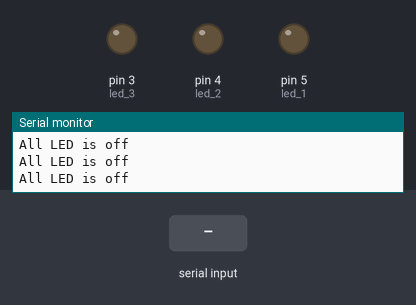
The sketch below on a simulated Arduino Uno, built with avr-gcc and run on an emulated ATmega328P. Parts: output pins drawn as LEDs (lit = HIGH), the last lines printed to the serial monitor. Inputs (shaded band) come from the test bench.

Above: at 1.2 s.
1.3 s: "1" received over Serial
At 2.4 s:
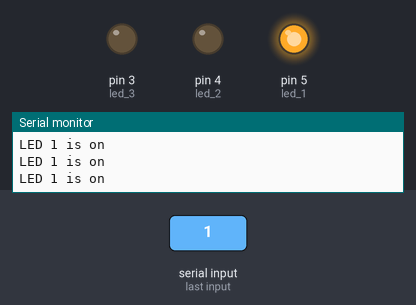
2.8 s: "2" received over Serial
At 3.4 s:
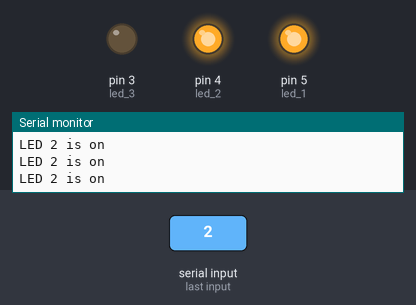
4.3 s: "3" received over Serial
At 5.7 s:
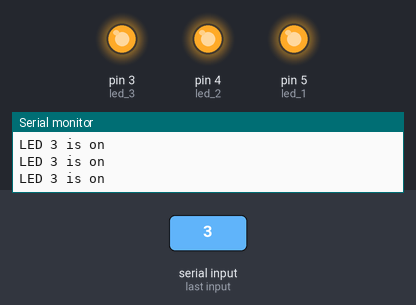
Timing chart, 0 to 7.3 s (numbered marks = the images above; inputs shaded):
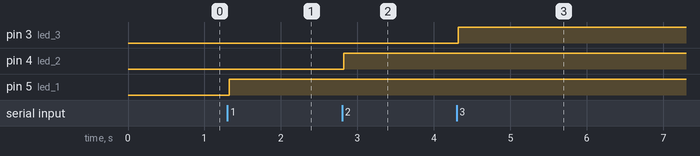

Measured:
- after the input at 1.3 s, pin 5 (led_1): LOW → HIGH at once
- after the input at 2.8 s, pin 4 (led_2): LOW → HIGH at once
- after the input at 4.3 s, pin 3 (led_3): LOW → HIGH at once

The sketch:

pull_up.ino
```cpp
int led_1 = 5;
int led_2 = 4;
int led_3 = 3;

char wtfSerial = '0';

void setup() {

    pinMode(led_1, OUTPUT);
    pinMode(led_2, OUTPUT);
    pinMode(led_3, OUTPUT);

    Serial.begin(9600);
    Serial.println("Program is Start.");

    digitalWrite(led_1, LOW);
    digitalWrite(led_2, LOW);
    digitalWrite(led_3, LOW);
}

void loop() {

    if(Serial.available() > 0) {
        wtfSerial = Serial.read();
        Serial.print("State: ");
        Serial.println(wtfSerial);
    }
    if(wtfSerial == '0') {
    	digitalWrite(led_1, LOW);
        digitalWrite(led_2, LOW);
        digitalWrite(led_3, LOW);
        Serial.println("All LED is off");
    }
    if(wtfSerial == '1') {
    	digitalWrite(led_1, HIGH);
        Serial.println("LED 1 is on");
    }
      if(wtfSerial == '2') {
    	digitalWrite(led_2, HIGH);
        Serial.println("LED 2 is on");
    }
      if(wtfSerial == '3') {
    	digitalWrite(led_3, HIGH);
        Serial.println("LED 3 is on");
    }
} 
```
